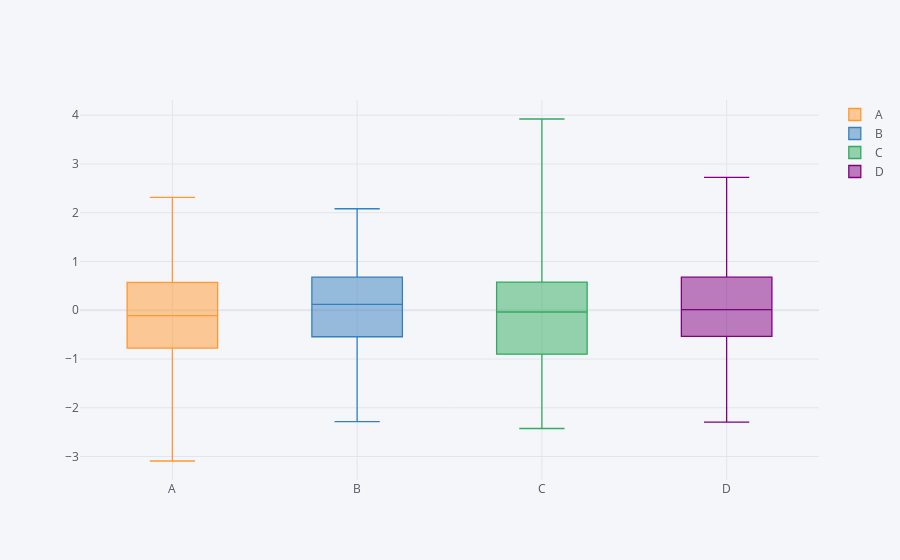

The cell this chart's notebook holds for it:
### Markdown cell above
### Box plot

### Code cell
df1.iplot(kind='box')
